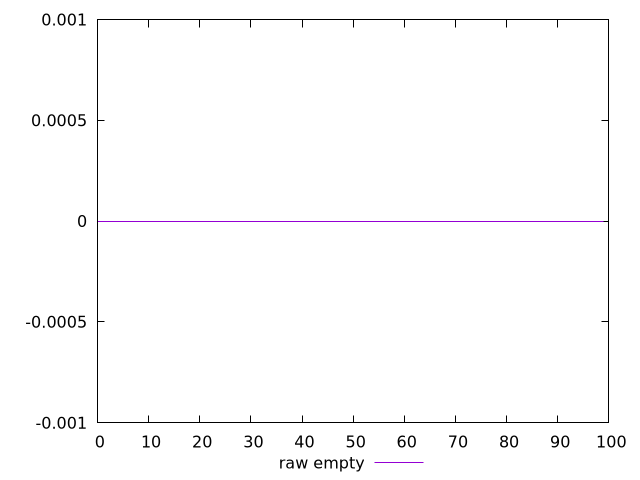

This chart was generated by the following gnuplot code:
$_rawEmpty <<EOF
0
0
0
0
0
0
0
0
0
0
0
0
0
0
0
0
0
0
0
0
0
0
0
0
0
0
0
0
0
0
0
0
0
0
0
0
0
0
0
0
0
0
0
0
0
0
0
0
0
0
0
0
0
0
0
0
0
0
0
0
0
0
0
0
0
0
0
0
0
0
0
0
0
0
0
0
0
0
0
0
0
0
0
0
0
0
0
0
0
0
0
0
0
0
0
0
0
0
0
0
EOF
set key outside below
set terminal pngcairo
set output "report_00006_2020-11-02T20-21-41.718Z/cumulative-layout-shift/empty//raw.png"
set yrange [-0.001:0.001]
plot $_rawEmpty title "raw empty" with line ,
